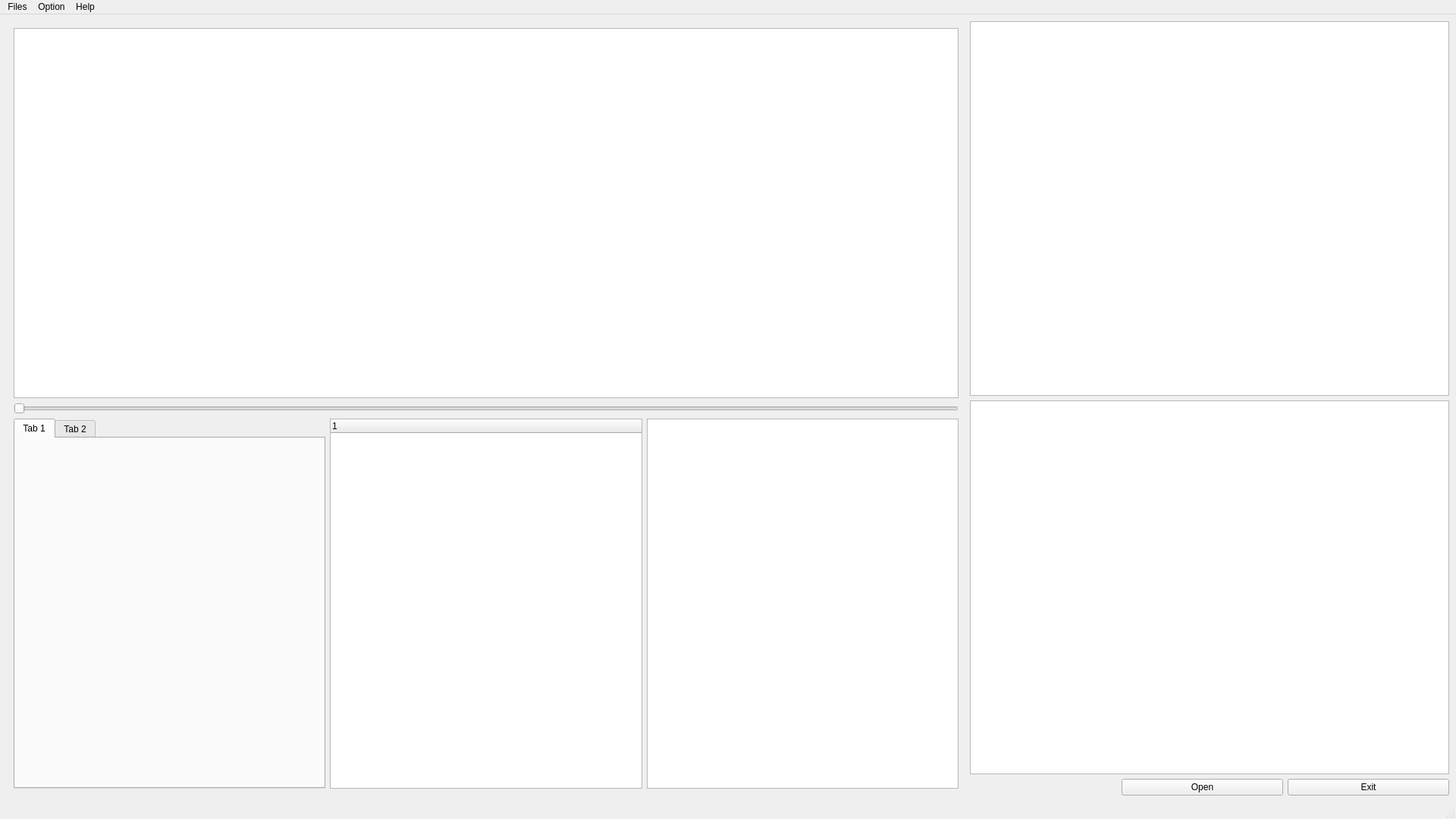
<?xml version="1.0" encoding="UTF-8"?>
<ui version="4.0">
 <class>MainWindow</class>
 <widget class="QMainWindow" name="MainWindow">
  <property name="geometry">
   <rect>
    <x>0</x>
    <y>0</y>
    <width>1920</width>
    <height>1080</height>
   </rect>
  </property>
  <property name="sizePolicy">
   <sizepolicy hsizetype="Fixed" vsizetype="Fixed">
    <horstretch>0</horstretch>
    <verstretch>0</verstretch>
   </sizepolicy>
  </property>
  <property name="windowTitle">
   <string>Label Tool</string>
  </property>
  <widget class="QWidget" name="centralwidget">
   <layout class="QGridLayout" name="gridLayout_2">
    <item row="0" column="0">
     <layout class="QGridLayout" name="gridLayout">
      <item row="4" column="2">
       <layout class="QHBoxLayout" name="horizontalLayout">
        <item>
         <spacer name="horizontalSpacer_2">
          <property name="orientation">
           <enum>Qt::Horizontal</enum>
          </property>
          <property name="sizeType">
           <enum>QSizePolicy::Preferred</enum>
          </property>
          <property name="sizeHint" stdset="0">
           <size>
            <width>200</width>
            <height>20</height>
           </size>
          </property>
         </spacer>
        </item>
        <item>
         <widget class="QPushButton" name="pushButton_2">
          <property name="text">
           <string>Open</string>
          </property>
         </widget>
        </item>
        <item>
         <widget class="QPushButton" name="pushButton">
          <property name="text">
           <string>Exit</string>
          </property>
         </widget>
        </item>
       </layout>
      </item>
      <item row="0" column="0" rowspan="5" colspan="2">
       <layout class="QVBoxLayout" name="verticalLayout_3">
        <item>
         <widget class="QWidget" name="widget_2" native="true">
          <layout class="QVBoxLayout" name="verticalLayout_2">
           <item>
            <widget class="QGraphicsView" name="graphicsView"/>
           </item>
           <item>
            <widget class="QSlider" name="horizontalSlider">
             <property name="orientation">
              <enum>Qt::Horizontal</enum>
             </property>
            </widget>
           </item>
           <item>
            <layout class="QHBoxLayout" name="horizontalLayout_2">
             <item>
              <widget class="QTabWidget" name="tabWidget">
               <widget class="QWidget" name="tab">
                <attribute name="title">
                 <string>Tab 1</string>
                </attribute>
               </widget>
               <widget class="QWidget" name="tab_2">
                <attribute name="title">
                 <string>Tab 2</string>
                </attribute>
               </widget>
              </widget>
             </item>
             <item>
              <widget class="QTreeWidget" name="treeWidget">
               <column>
                <property name="text">
                 <string notr="true">1</string>
                </property>
               </column>
              </widget>
             </item>
             <item>
              <widget class="QListView" name="listView_2"/>
             </item>
            </layout>
           </item>
          </layout>
         </widget>
        </item>
       </layout>
      </item>
      <item row="0" column="2" rowspan="2">
       <widget class="QListView" name="listView">
        <property name="sizePolicy">
         <sizepolicy hsizetype="Preferred" vsizetype="Preferred">
          <horstretch>0</horstretch>
          <verstretch>0</verstretch>
         </sizepolicy>
        </property>
       </widget>
      </item>
      <item row="2" column="2" rowspan="2">
       <layout class="QVBoxLayout" name="verticalLayout">
        <item>
         <widget class="QTableWidget" name="tableWidget">
          <property name="sizePolicy">
           <sizepolicy hsizetype="Preferred" vsizetype="Preferred">
            <horstretch>0</horstretch>
            <verstretch>0</verstretch>
           </sizepolicy>
          </property>
         </widget>
        </item>
       </layout>
      </item>
     </layout>
    </item>
   </layout>
  </widget>
  <widget class="QMenuBar" name="menubar">
   <property name="geometry">
    <rect>
     <x>0</x>
     <y>0</y>
     <width>1920</width>
     <height>26</height>
    </rect>
   </property>
   <widget class="QMenu" name="menuFiles">
    <property name="title">
     <string>Files</string>
    </property>
    <widget class="QMenu" name="menuImport">
     <property name="title">
      <string>Import</string>
     </property>
     <addaction name="actionVideo"/>
     <addaction name="actionImages"/>
     <addaction name="actionPoint_Cloud"/>
     <addaction name="actionROS_Bag"/>
     <addaction name="actionDAT_data"/>
    </widget>
    <widget class="QMenu" name="menuExport">
     <property name="title">
      <string>Export</string>
     </property>
     <addaction name="actionLabel_Results"/>
     <addaction name="actionLabeled_Video"/>
     <addaction name="actionLabeled_Images"/>
    </widget>
    <addaction name="actionOpen"/>
    <addaction name="actionSave"/>
    <addaction name="menuImport"/>
    <addaction name="menuExport"/>
    <addaction name="actionExit"/>
   </widget>
   <widget class="QMenu" name="menuOption">
    <property name="title">
     <string>Option</string>
    </property>
    <addaction name="actionSettings"/>
    <addaction name="actionPreferences"/>
   </widget>
   <widget class="QMenu" name="menuHelp">
    <property name="title">
     <string>Help</string>
    </property>
    <addaction name="actionAbout"/>
   </widget>
   <addaction name="menuFiles"/>
   <addaction name="menuOption"/>
   <addaction name="menuHelp"/>
  </widget>
  <widget class="QStatusBar" name="statusbar"/>
  <action name="actionOpen">
   <property name="text">
    <string>Open</string>
   </property>
  </action>
  <action name="actionSave">
   <property name="text">
    <string>Save</string>
   </property>
  </action>
  <action name="actionExit">
   <property name="text">
    <string>Exit</string>
   </property>
  </action>
  <action name="actionSettings">
   <property name="text">
    <string>Settings</string>
   </property>
  </action>
  <action name="actionPreferences">
   <property name="text">
    <string>Preferences</string>
   </property>
  </action>
  <action name="actionAbout">
   <property name="text">
    <string>About</string>
   </property>
  </action>
  <action name="actionVideo">
   <property name="text">
    <string>Video</string>
   </property>
  </action>
  <action name="actionImages">
   <property name="text">
    <string>Images</string>
   </property>
  </action>
  <action name="actionPoint_Cloud">
   <property name="text">
    <string>Point Cloud</string>
   </property>
  </action>
  <action name="actionROS_Bag">
   <property name="text">
    <string>ROS Bag</string>
   </property>
  </action>
  <action name="actionDAT_data">
   <property name="text">
    <string>DAT data</string>
   </property>
  </action>
  <action name="actionLabel_Results">
   <property name="text">
    <string>Label Results</string>
   </property>
  </action>
  <action name="actionLabeled_Video">
   <property name="text">
    <string>Labeled Video</string>
   </property>
  </action>
  <action name="actionLabeled_Images">
   <property name="text">
    <string>Labeled Images</string>
   </property>
  </action>
 </widget>
 <resources/>
 <connections/>
</ui>
